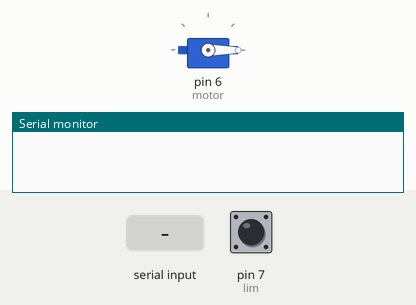
This sketch was run on a simulated Arduino Uno, built with avr-gcc and run on an emulated ATmega328P. Parts: servo, the last lines printed to the serial monitor. The test bench sets the inputs (shaded band); at power-on: pin 7 (lim) HIGH.

Above: at 5.9 s.
6.0 s: "hello" received over Serial
At 6.4 s:
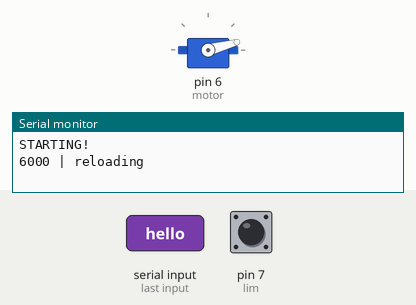
8.0 s: "1" received over Serial
Timing chart, 0 to 11.0 s (numbered marks = the images above; inputs shaded):
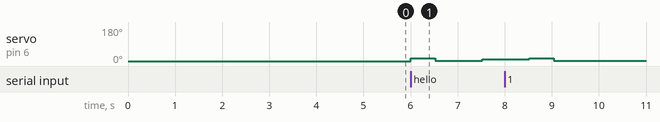

Measured:
- after the input at 6.0 s, servo on pin 6 (motor): 0° → 15° at once, → 1° 0.52 s later, → 10° 1.0 s later

The sketch:

AntiProcrastinator_Ard.ino
```cpp
#include <Servo.h>
#include <ezButton.h>
const int servo_pin = 6;

enum class States{
  reloading,  // Winding arm back
  reloading2,  // Winding arm back
  loaded, // Waiting to receive command to slap
  slap, // Self-explanatory :)
};

const char* state_names[] = {"reloading", "reloading2", "loaded", "slap"};

States state = States::reloading;  // Reloads upon startup

// Logs a state change
void changeState(States target_state){
  Serial.print(millis());
  Serial.print(" | Switching state from ");
  Serial.print(state_names[(int)state]);
  Serial.print(" to ");
  state = target_state;
  Serial.println(state_names[(int)state]);
}

// Pin Config
ezButton lim(7);  // Limit switch at port 7
Servo motor;
int pot_pin = A0;
int speed;

void setup() {
  motor.attach(6, 1000, 2000);
  Serial.begin(9600);
  motor.write(0);
  delay(5000);  // Gives servo enough time to receive low signal
  speed = 10;
  while(!Serial.available()) delay(10);
  Serial.println("STARTING!");
}

void loop() {
  lim.loop();
  Serial.print(millis());
  Serial.print(" | ");
  Serial.println(state_names[(int)state]);
  // Serial.println(lim.getState());

  switch(state){
    case States::loaded:
      motor.write(1);
      if(Serial.available()){
        String teststr = Serial.readString();  //read until timeout
        teststr.trim();
        if(teststr == "hello") changeState(States::slap);
      }
      break;
    case States::reloading:
      motor.write(15);
      delay(500);
      Serial.println("SLOW DOWN**********");
      changeState(States::loaded);
      break;

    case States::reloading2:
      motor.write(7);
      if(lim.isPressed()) changeState(States::loaded);
      break;

    case States::slap:
      motor.write(speed);
      delay(1000); // wait for arm to reset
      changeState(States::reloading);
      break;

  }
  // Serial.println(analogRead(pot_pin));
  // speed = map((analogRead(pot_pin)),0,1023, 0, 180);
  // motor.write(speed);

  // Serial.println("Enter data:");
  // while (Serial.available() == 0) {}     //wait for data available
  // String teststr = Serial.readString();  //read until timeout
  // teststr.trim();                        // remove any \r \n whitespace at the end of the String
  // if (teststr == "red") {
  //   Serial.println("A primary color");
  // } else {
  //   Serial.println("Something else");
  // }
  // Serial.println(teststr + " test");

}
```
